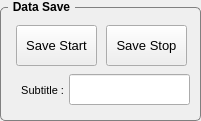
  <widget class="QGroupBox" name="GB_JointSelection_9">
   <property name="geometry">
    <rect>
     <x>490</x>
     <y>228</y>
     <width>201</width>
     <height>121</height>
    </rect>
   </property>
   <property name="font">
    <font>
     <weight>75</weight>
     <bold>true</bold>
    </font>
   </property>
   <property name="styleSheet">
    <string notr="true">QGroupBox {
    border: 1px solid gray;
    border-radius: 5px;
    margin-top: 7px;
}

QGroupBox::title {
    subcontrol-origin: margin;
    left: 8px;
    padding: 0 3px 0 3px;
}
</string>
   </property>
   <property name="title">
    <string>Data Save</string>
   </property>
   <widget class="QPushButton" name="BTN_SAVE_START">
    <property name="geometry">
     <rect>
      <x>16</x>
      <y>25</y>
      <width>81</width>
      <height>41</height>
     </rect>
    </property>
    <property name="font">
     <font>
      <pointsize>10</pointsize>
     </font>
    </property>
    <property name="text">
     <string>Save Start</string>
    </property>
   </widget>
   <widget class="QPushButton" name="BTN_SAVE_STOP">
    <property name="geometry">
     <rect>
      <x>106</x>
      <y>25</y>
      <width>81</width>
      <height>41</height>
     </rect>
    </property>
    <property name="font">
     <font>
      <pointsize>10</pointsize>
     </font>
    </property>
    <property name="text">
     <string>Save Stop</string>
    </property>
   </widget>
   <widget class="QLineEdit" name="CON_SAVE_FILENAME">
    <property name="geometry">
     <rect>
      <x>69</x>
      <y>74</y>
      <width>121</width>
      <height>31</height>
     </rect>
    </property>
    <property name="font">
     <font>
      <pointsize>8</pointsize>
     </font>
    </property>
    <property name="text">
     <string/>
    </property>
    <property name="alignment">
     <set>Qt::AlignRight|Qt::AlignTrailing|Qt::AlignVCenter</set>
    </property>
   </widget>
   <widget class="QLabel" name="label_59">
    <property name="geometry">
     <rect>
      <x>6</x>
      <y>80</y>
      <width>61</width>
      <height>21</height>
     </rect>
    </property>
    <property name="font">
     <font>
      <pointsize>8</pointsize>
     </font>
    </property>
    <property name="text">
     <string>Subtitle : </string>
    </property>
    <property name="alignment">
     <set>Qt::AlignRight|Qt::AlignTrailing|Qt::AlignVCenter</set>
    </property>
   </widget>
  </widget>
